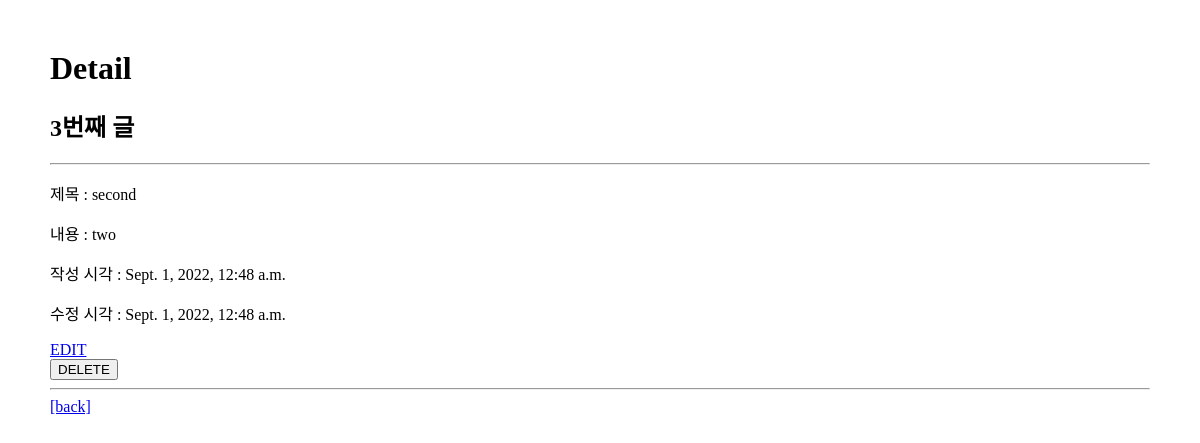
The page /articles/3/ on the database as committed earlier.
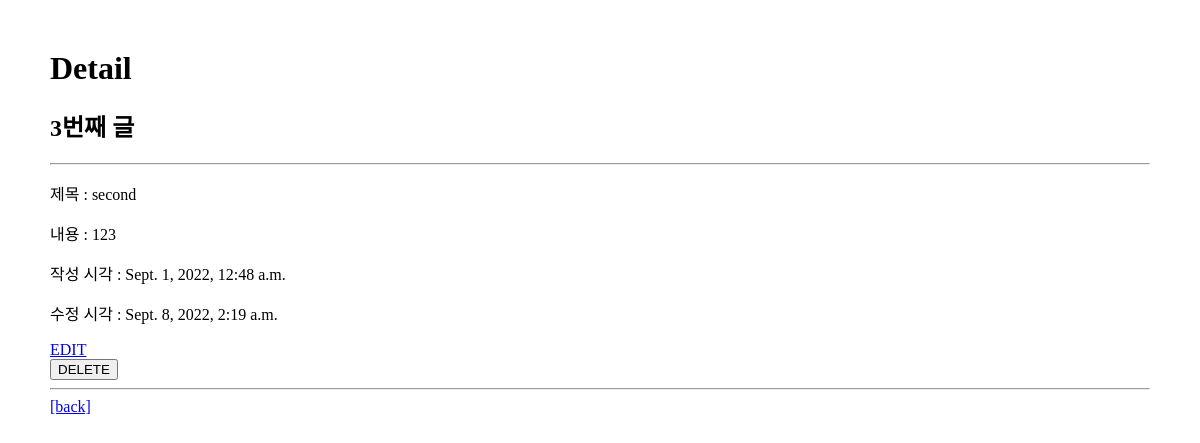
The same page on the database as committed later.
### articles/models.py (models this page shows, shortened)
class Article(models.Model):
   title = models.CharField(max_length = 10)
   content = models.TextField()
   created_at = models.DateTimeField(auto_now_add=True)
   updated_at = models.DateTimeField(auto_now=True)

### articles/views.py (the view)
# urls.py: path('<int:pk>/', views.detail, name='detail'),
def detail(request, pk):
    article = Article.objects.get(pk=pk)
    context = {
        'article' : article,
      }
    return render(request, 'articles/detail.html', context)

### articles/templates/articles/detail.html (shortened to what this page needs)
{% extends 'base.html' %}
{% block content %}
<h1>Detail</h1>
<h2>{{article.pk}}번째 글</h2>
<hr>
<p>제목 : {{article.title}}</p>
<p>내용 : {{article.content}}</p>
<p>작성 시각 : {{article.created_at}}</p>
<p>수정 시각 : {{article.updated_at}}</p>
<a href="{% url 'articles:update' article.pk %}">EDIT</a>
<form action="{% url 'articles:delete' article.pk %}" method="POST">
    <input type="submit" value="DELETE">
</form>
<hr>
<a href="{%url 'articles:index'%}">[back]</a>
{% endblock  %}

Rows that differ between the two databases and show on the page:
changed Article "second": content "two" → "123"; updated_at "Sept. 1, 2022, 12:48 a.m." → "Sept. 8, 2022, 2:19 a.m."
